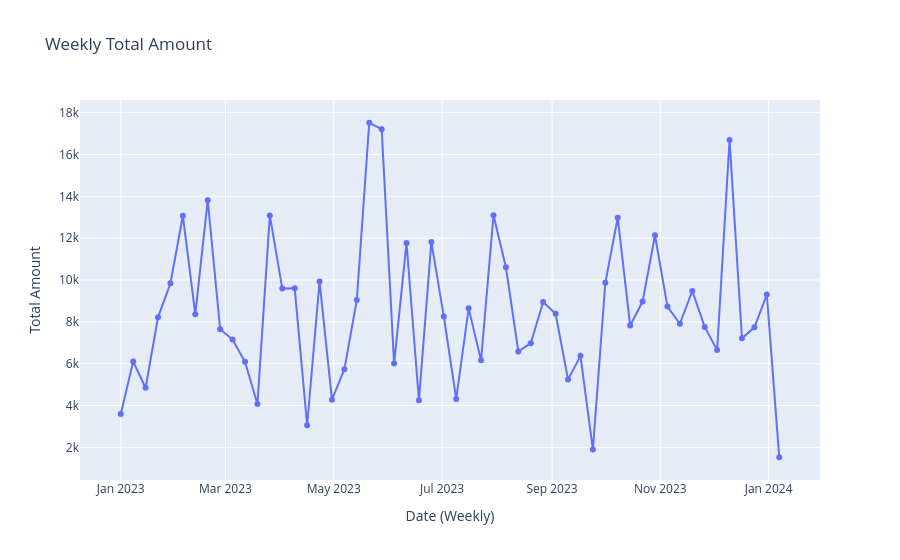

Notebook code cell kept with this figure:
### Code cell
## Weekly Total Amount

# Resample data by week and sum the 'Total Amount' per week
weekly_sales = df.resample('W').sum()

# Create an interactive time series plot for Weekly Total Amount
fig = px.line(weekly_sales, x=weekly_sales.index, y='Total Amount', title='Weekly Total Amount')
fig.update_xaxes(title_text='Date (Weekly)')
fig.update_yaxes(title_text='Total Amount')

# Add hover-over values with the date
fig.update_traces(mode='lines+markers', hovertemplate='%{y:.2f} USD<br>%{x|%Y-%m-%d}')

# Show the plot
fig.show()
